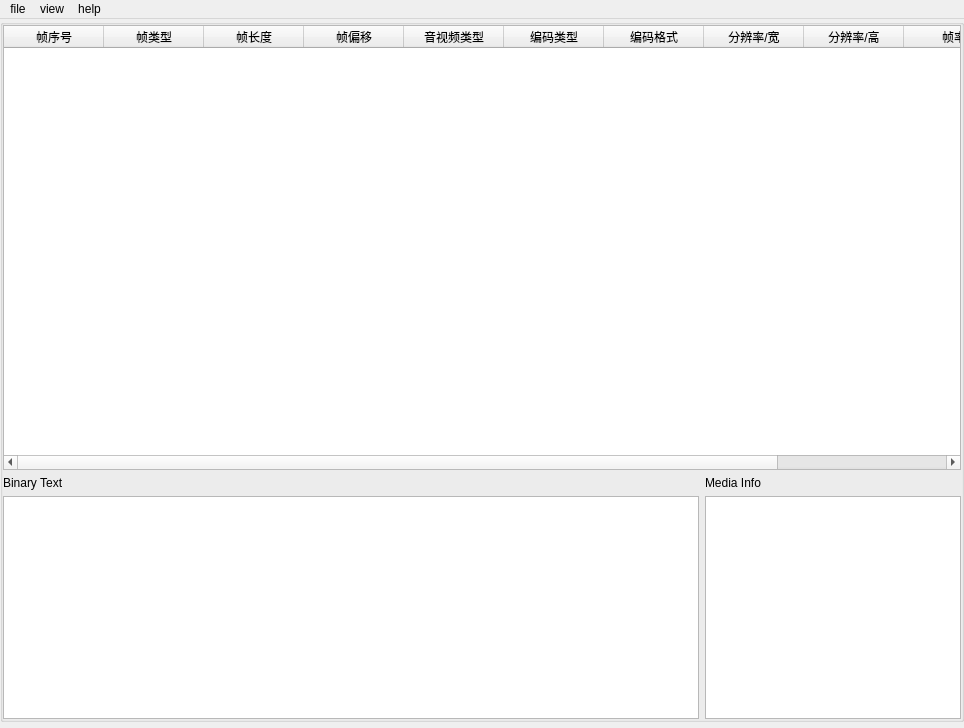
<?xml version="1.0" encoding="UTF-8"?>
<ui version="4.0">
 <class>SPasClass</class>
 <widget class="QMainWindow" name="SPasClass">
  <property name="geometry">
   <rect>
    <x>0</x>
    <y>0</y>
    <width>964</width>
    <height>728</height>
   </rect>
  </property>
  <property name="windowTitle">
   <string>SPas</string>
  </property>
  <widget class="QWidget" name="centralWidget">
   <layout class="QHBoxLayout" name="horizontalLayout">
    <property name="spacing">
     <number>6</number>
    </property>
    <property name="leftMargin">
     <number>0</number>
    </property>
    <property name="topMargin">
     <number>0</number>
    </property>
    <property name="rightMargin">
     <number>0</number>
    </property>
    <property name="bottomMargin">
     <number>6</number>
    </property>
    <item>
     <widget class="QGroupBox" name="groupBox">
      <property name="enabled">
       <bool>true</bool>
      </property>
      <property name="inputMethodHints">
       <set>Qt::ImhHiddenText</set>
      </property>
      <property name="title">
       <string/>
      </property>
      <layout class="QGridLayout" name="gridLayout" rowstretch="6,0,3" columnstretch="1,0" rowminimumheight="0,0,0">
       <property name="leftMargin">
        <number>0</number>
       </property>
       <property name="topMargin">
        <number>0</number>
       </property>
       <property name="rightMargin">
        <number>0</number>
       </property>
       <property name="bottomMargin">
        <number>0</number>
       </property>
       <property name="spacing">
        <number>6</number>
       </property>
       <item row="0" column="0" colspan="2">
        <widget class="QTableWidget" name="FrameListTableWidget">
         <property name="enabled">
          <bool>true</bool>
         </property>
         <property name="contextMenuPolicy">
          <enum>Qt::CustomContextMenu</enum>
         </property>
         <property name="columnCount">
          <number>11</number>
         </property>
         <attribute name="horizontalHeaderVisible">
          <bool>true</bool>
         </attribute>
         <attribute name="horizontalHeaderCascadingSectionResizes">
          <bool>false</bool>
         </attribute>
         <attribute name="horizontalHeaderHighlightSections">
          <bool>true</bool>
         </attribute>
         <attribute name="verticalHeaderVisible">
          <bool>false</bool>
         </attribute>
         <attribute name="verticalHeaderHighlightSections">
          <bool>true</bool>
         </attribute>
         <column>
          <property name="text">
           <string>帧序号</string>
          </property>
         </column>
         <column>
          <property name="text">
           <string>帧类型</string>
          </property>
         </column>
         <column>
          <property name="text">
           <string>帧长度</string>
          </property>
         </column>
         <column>
          <property name="text">
           <string>帧偏移</string>
          </property>
         </column>
         <column>
          <property name="text">
           <string>音视频类型</string>
          </property>
         </column>
         <column>
          <property name="text">
           <string>编码类型</string>
          </property>
         </column>
         <column>
          <property name="text">
           <string>编码格式</string>
          </property>
         </column>
         <column>
          <property name="text">
           <string>分辨率/宽</string>
          </property>
         </column>
         <column>
          <property name="text">
           <string>分辨率/高</string>
          </property>
         </column>
         <column>
          <property name="text">
           <string>帧率</string>
          </property>
         </column>
         <column>
          <property name="text">
           <string>时间戳</string>
          </property>
         </column>
        </widget>
       </item>
       <item row="1" column="0">
        <widget class="QLabel" name="FrameShowBinaryTextLabel">
         <property name="text">
          <string>Binary Text</string>
         </property>
        </widget>
       </item>
       <item row="1" column="1">
        <widget class="QLabel" name="MediaInfoLable">
         <property name="text">
          <string>Media Info</string>
         </property>
        </widget>
       </item>
       <item row="2" column="0">
        <widget class="QTextEdit" name="FrameShowBinaryText"/>
       </item>
       <item row="2" column="1">
        <widget class="QTextEdit" name="MediaInfo"/>
       </item>
      </layout>
     </widget>
    </item>
   </layout>
  </widget>
  <widget class="QMenuBar" name="menuBar">
   <property name="geometry">
    <rect>
     <x>0</x>
     <y>0</y>
     <width>964</width>
     <height>26</height>
    </rect>
   </property>
   <widget class="QMenu" name="menu">
    <property name="title">
     <string>file</string>
    </property>
    <addaction name="openFile"/>
   </widget>
   <widget class="QMenu" name="menuview">
    <property name="title">
     <string>view</string>
    </property>
   </widget>
   <widget class="QMenu" name="menuinfo">
    <property name="title">
     <string>help</string>
    </property>
    <addaction name="actionabout"/>
   </widget>
   <addaction name="menu"/>
   <addaction name="menuview"/>
   <addaction name="menuinfo"/>
  </widget>
  <action name="openFile">
   <property name="text">
    <string>open</string>
   </property>
  </action>
  <action name="actionabout">
   <property name="text">
    <string>about</string>
   </property>
  </action>
 </widget>
 <layoutdefault spacing="6" margin="11"/>
 <resources>
  <include location="videoSpas.qrc"/>
 </resources>
 <connections/>
</ui>
